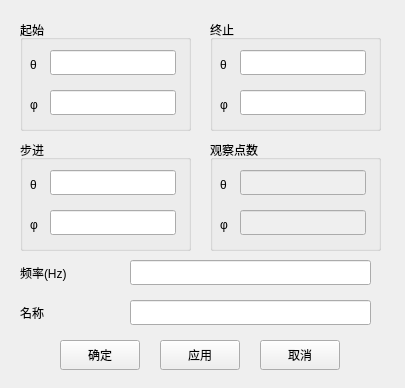
<?xml version="1.0" encoding="UTF-8"?>
<ui version="4.0">
 <class>frmFFR</class>
 <widget class="QMainWindow" name="frmFFR">
  <property name="geometry">
   <rect>
    <x>0</x>
    <y>0</y>
    <width>405</width>
    <height>388</height>
   </rect>
  </property>
  <property name="windowTitle">
   <string>方向图设置</string>
  </property>
  <widget class="QWidget" name="centralwidget">
   <widget class="QPushButton" name="btnCreate">
    <property name="geometry">
     <rect>
      <x>60</x>
      <y>340</y>
      <width>80</width>
      <height>30</height>
     </rect>
    </property>
    <property name="text">
     <string>确定</string>
    </property>
   </widget>
   <widget class="QPushButton" name="btnAdd">
    <property name="geometry">
     <rect>
      <x>160</x>
      <y>340</y>
      <width>80</width>
      <height>30</height>
     </rect>
    </property>
    <property name="text">
     <string>应用</string>
    </property>
   </widget>
   <widget class="QPushButton" name="btnClose">
    <property name="geometry">
     <rect>
      <x>260</x>
      <y>340</y>
      <width>80</width>
      <height>30</height>
     </rect>
    </property>
    <property name="text">
     <string>取消</string>
    </property>
   </widget>
   <widget class="QGroupBox" name="gbxStart">
    <property name="geometry">
     <rect>
      <x>20</x>
      <y>20</y>
      <width>171</width>
      <height>111</height>
     </rect>
    </property>
    <property name="title">
     <string>起始</string>
    </property>
    <widget class="QLabel" name="lblThe_start">
     <property name="geometry">
      <rect>
       <x>10</x>
       <y>30</y>
       <width>21</width>
       <height>30</height>
      </rect>
     </property>
     <property name="text">
      <string>θ</string>
     </property>
    </widget>
    <widget class="QLabel" name="label_2">
     <property name="geometry">
      <rect>
       <x>10</x>
       <y>70</y>
       <width>21</width>
       <height>30</height>
      </rect>
     </property>
     <property name="text">
      <string>φ</string>
     </property>
    </widget>
    <widget class="QLineEdit" name="txtThe_start">
     <property name="geometry">
      <rect>
       <x>30</x>
       <y>30</y>
       <width>126</width>
       <height>25</height>
      </rect>
     </property>
    </widget>
    <widget class="QLineEdit" name="txtPhi_start">
     <property name="geometry">
      <rect>
       <x>30</x>
       <y>70</y>
       <width>126</width>
       <height>25</height>
      </rect>
     </property>
    </widget>
   </widget>
   <widget class="QGroupBox" name="gbxEnd">
    <property name="geometry">
     <rect>
      <x>210</x>
      <y>20</y>
      <width>171</width>
      <height>111</height>
     </rect>
    </property>
    <property name="title">
     <string>终止</string>
    </property>
    <widget class="QLabel" name="lblThe_end">
     <property name="geometry">
      <rect>
       <x>10</x>
       <y>30</y>
       <width>21</width>
       <height>30</height>
      </rect>
     </property>
     <property name="text">
      <string>θ</string>
     </property>
    </widget>
    <widget class="QLabel" name="label_4">
     <property name="geometry">
      <rect>
       <x>10</x>
       <y>70</y>
       <width>21</width>
       <height>30</height>
      </rect>
     </property>
     <property name="text">
      <string>φ</string>
     </property>
    </widget>
    <widget class="QLineEdit" name="txtThe_end">
     <property name="geometry">
      <rect>
       <x>30</x>
       <y>30</y>
       <width>126</width>
       <height>25</height>
      </rect>
     </property>
    </widget>
    <widget class="QLineEdit" name="txtPhi_end">
     <property name="geometry">
      <rect>
       <x>30</x>
       <y>70</y>
       <width>126</width>
       <height>25</height>
      </rect>
     </property>
    </widget>
   </widget>
   <widget class="QGroupBox" name="gbxIncrement">
    <property name="geometry">
     <rect>
      <x>20</x>
      <y>140</y>
      <width>171</width>
      <height>111</height>
     </rect>
    </property>
    <property name="title">
     <string>步进</string>
    </property>
    <widget class="QLabel" name="lblThe_inc">
     <property name="geometry">
      <rect>
       <x>10</x>
       <y>30</y>
       <width>21</width>
       <height>30</height>
      </rect>
     </property>
     <property name="text">
      <string>θ</string>
     </property>
    </widget>
    <widget class="QLabel" name="lblPhi_inc">
     <property name="geometry">
      <rect>
       <x>10</x>
       <y>70</y>
       <width>21</width>
       <height>30</height>
      </rect>
     </property>
     <property name="text">
      <string>φ</string>
     </property>
    </widget>
    <widget class="QLineEdit" name="txtThe_inc">
     <property name="geometry">
      <rect>
       <x>30</x>
       <y>30</y>
       <width>126</width>
       <height>25</height>
      </rect>
     </property>
    </widget>
    <widget class="QLineEdit" name="txtPhi_inc">
     <property name="geometry">
      <rect>
       <x>30</x>
       <y>70</y>
       <width>126</width>
       <height>25</height>
      </rect>
     </property>
    </widget>
   </widget>
   <widget class="QGroupBox" name="gbxNum">
    <property name="geometry">
     <rect>
      <x>210</x>
      <y>140</y>
      <width>171</width>
      <height>111</height>
     </rect>
    </property>
    <property name="title">
     <string>观察点数</string>
    </property>
    <widget class="QLabel" name="lblThe_n">
     <property name="geometry">
      <rect>
       <x>10</x>
       <y>30</y>
       <width>21</width>
       <height>30</height>
      </rect>
     </property>
     <property name="text">
      <string>θ</string>
     </property>
    </widget>
    <widget class="QLabel" name="lblPhi_n">
     <property name="geometry">
      <rect>
       <x>10</x>
       <y>70</y>
       <width>21</width>
       <height>30</height>
      </rect>
     </property>
     <property name="text">
      <string>φ</string>
     </property>
    </widget>
    <widget class="QLineEdit" name="txtThe_n">
     <property name="enabled">
      <bool>false</bool>
     </property>
     <property name="geometry">
      <rect>
       <x>30</x>
       <y>30</y>
       <width>126</width>
       <height>25</height>
      </rect>
     </property>
    </widget>
    <widget class="QLineEdit" name="txtPhi_n">
     <property name="enabled">
      <bool>false</bool>
     </property>
     <property name="geometry">
      <rect>
       <x>30</x>
       <y>70</y>
       <width>126</width>
       <height>25</height>
      </rect>
     </property>
    </widget>
   </widget>
   <widget class="QLineEdit" name="txtName">
    <property name="geometry">
     <rect>
      <x>130</x>
      <y>300</y>
      <width>241</width>
      <height>25</height>
     </rect>
    </property>
   </widget>
   <widget class="QLabel" name="lblRequestName">
    <property name="geometry">
     <rect>
      <x>20</x>
      <y>300</y>
      <width>91</width>
      <height>25</height>
     </rect>
    </property>
    <property name="text">
     <string>名称</string>
    </property>
   </widget>
   <widget class="QLineEdit" name="txtFreq">
    <property name="geometry">
     <rect>
      <x>130</x>
      <y>260</y>
      <width>241</width>
      <height>25</height>
     </rect>
    </property>
   </widget>
   <widget class="QLabel" name="lblRequestName_2">
    <property name="geometry">
     <rect>
      <x>20</x>
      <y>260</y>
      <width>91</width>
      <height>25</height>
     </rect>
    </property>
    <property name="text">
     <string>频率(Hz)</string>
    </property>
   </widget>
  </widget>
 </widget>
 <resources/>
 <connections/>
</ui>
